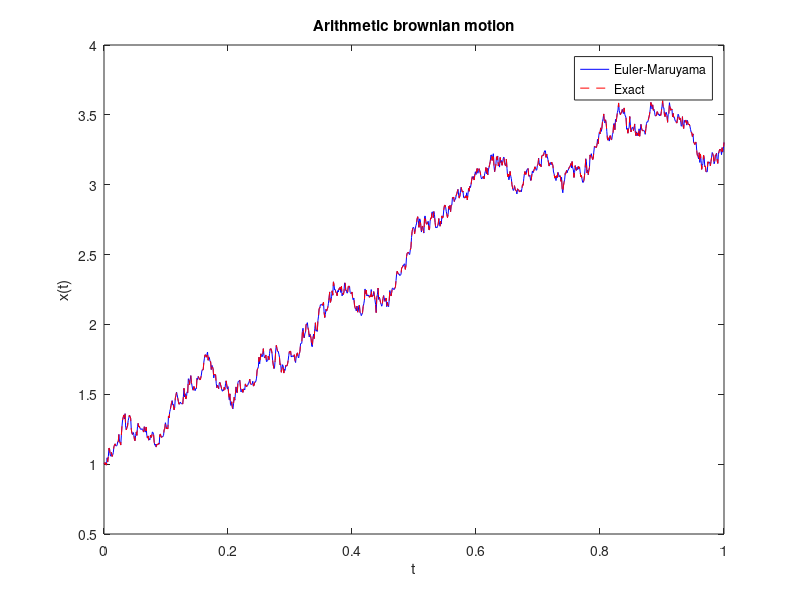

The MATLAB source for this figure:
clc
clear all
close all

mu=2; sigma=1; x0=1;
T=1; N=1000;
dt=T/N;
t=0:dt:T;
w=[0 cumsum(sqrt(dt)*randn(1,N))];
x_EM=zeros(1,N);
x_EM(1)=x0;

for i=2:N+1
    x_EM(i)=x_EM(i-1) + mu*dt + sigma*(w(i)-w(i-1));
end

x_exact=x0 + mu*t + sigma*w;
plot(t,x_EM,'b',t,x_exact,'r--')
legend('Euler-Maruyama','Exact')
xlabel('t')
ylabel('x(t)')
title('Arithmetic brownian motion')
    
    